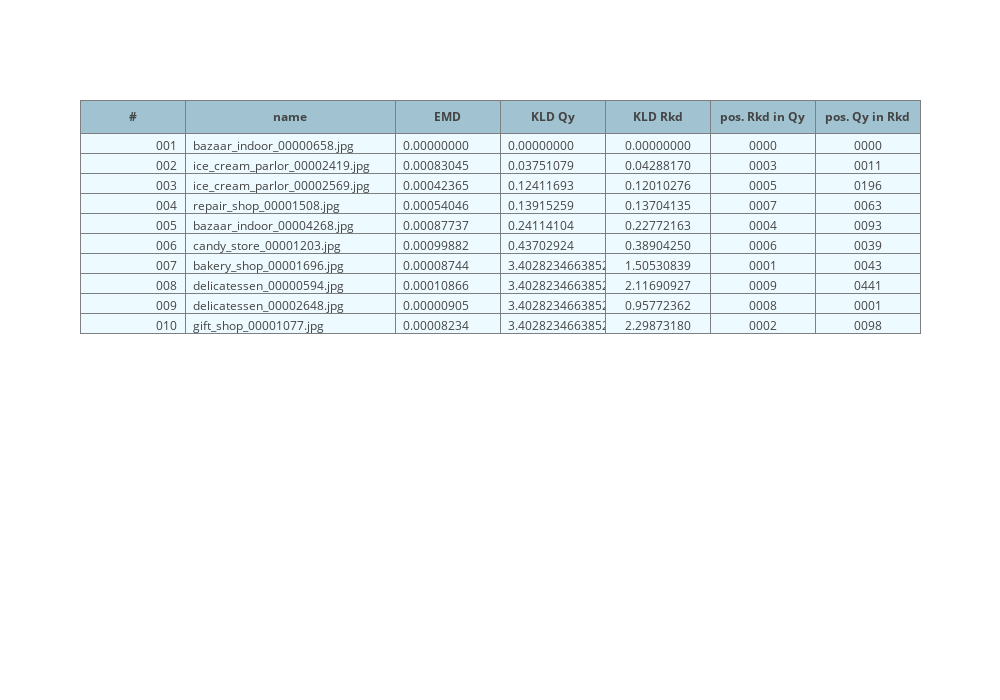

Notebook cell for this chart:
### Markdown cell above
### Kullback-Leibler Query to Ranked sorted

### Code cell
data.sort(order=('KLD Qy'))

plytable(data, dt['names'])

### Figure 1 — Plotly figure (JSON) as saved in the notebook; plotly's stock layout.template omitted (floating-point values rounded to 4 significant figures)
{"data": [{"cells": {"align": ["right", "left", "left", "left", "center", "center"], "fill": {"color": "#EDFAFF"}, "format": ["03d", null, ".8f", ".8f", ".8f", "04d", "04d"], "line": {"color": "#7D7F80"}, "values": [[1, 2, 3, 4, 5, 6, 7, 8, 9, 10], ["bazaar_indoor_00000658.jpg", "ice_cream_parlor_00002419.jpg", "ice_cream_parlor_00002569.jpg", "repair_shop_00001508.jpg", "bazaar_indoor_00004268.jpg", "candy_store_00001203.jpg", "bakery_shop_00001696.jpg", "delicatessen_00000594.jpg", "delicatessen_00002648.jpg", "gift_shop_00001077.jpg"], [0, 0.0008304, 0.0004236, 0.0005405, 0.0008774, 0.0009988, 8.744e-05, 0.0001087, 9.052e-06, 8.234e-05], [0, 0.03751, 0.1241, 0.1392, 0.2411, 0.437, 3.403e+38, 3.403e+38, 3.403e+38, 3.403e+38], [0, 0.04288, 0.1201, 0.137, 0.2277, 0.389, 1.505, 2.117, 0.9577, 2.299], [0, 3, 5, 7, 4, 6, 1, 9, 8, 2], [0, 11, 196, 63, 93, 39, 43, 441, 1, 98]]}, "columnwidth": [1, 2, 1, 1, 1, 1, 1], "header": {"align": ["center", "center", "center", "center", "center"], "fill": {"color": "#a1c3d1"}, "line": {"color": "#7D7F80"}, "values": ["<b>#</b>", "<b>name</b>", "<b>EMD</b>", "<b>KLD Qy</b>", "<b>KLD Rkd</b>", "<b>pos. Rkd in Qy</b>", "<b>pos. Qy in Rkd</b>"]}, "type": "table"}], "layout": {"height": 700, "width": 1000}}
